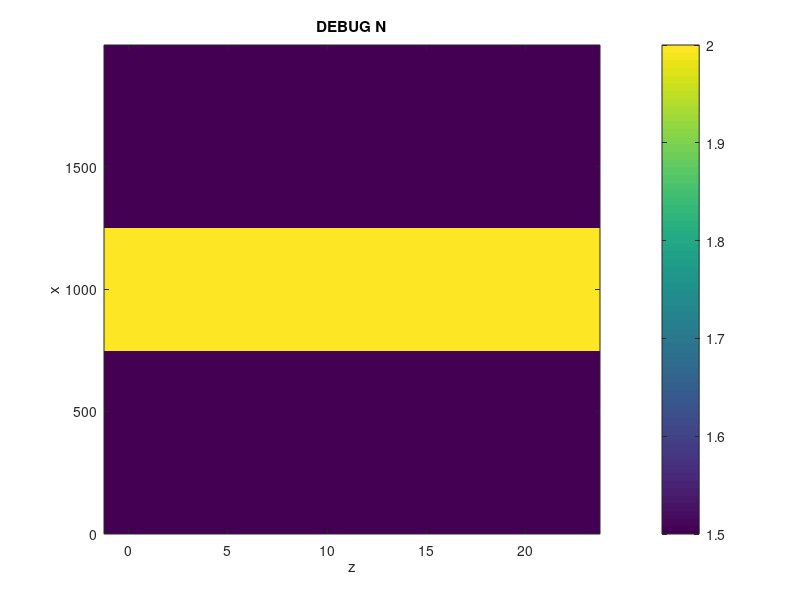

Reproduce this figure in MATLAB. (Note: this script raises an error after producing the figure.)
% authors: bohan zhang
%
% script for testing reworking of FDFD complex k bloch solver
% for the TM mode

clear; close all;

% dependencies
% bloch solver
addpath( genpath( '..' ) );
% slab solver
addpath( 'C:\Users\beezy\Google Drive\research\popovic group\code\slab_modesolver' );
addpath( 'D:\Google Drive\research\popovic group\code\slab_modesolver' );
addpath( 'G:\My Drive\research\popovic group\code\slab_modesolver' );

% initial settings
disc        = 2.5;
units       = 'nm';
lambda      = 1000; %1500;
index_clad  = 1.0;
k0          = 2*pi/lambda;
pol         = 'TM';

% make index
% would like to make a single mode wg
n1      = 1.5;
n2      = 2.0;                  % 1.25;
t_wg    = 500;
period  = disc*10;
domain  = [ 2000, period ];     % dimensions x, z

% draw indices
% % z = dir of propagation, x = transverse
z_coords    = 0:disc:domain(2)-disc;
x_coords    = 0:disc:domain(1)-disc;
N           = n1*ones( length(x_coords), length(z_coords) );
x_indx_wg   = ( x_coords > domain(1)/2 - t_wg/2 - disc/2 ) & (x_coords < domain(1)/2 + t_wg/2 - disc/2 );
N( x_indx_wg, : )   = n2;
% TESTING SOME INDEX AVERAGING
% N( 1:end-1, : ) = ( N( 1:end-1, : ) + N( 2:end, : ) )/2;
% N = imfilter( N, (1/9) * [ 1, 1, 1; 1, 1, 1; 1, 1, 1 ], 'replicate' );

% DEBUG plot N
figure;
imagesc( z_coords, x_coords, N );
xlabel('z'); ylabel('x');
set( gca, 'ydir', 'normal' );
colorbar;
title('DEBUG N');
        
% compute analytical solution (symmetric waveguide)
core_d      = t_wg;
n_clad      = n1;
n_core      = n2;
lambda0     = lambda;
[ neff, k_analytical, kx_temp, alpha_temp, field_analy ] = solve_symm_slab( core_d, n_clad, n_core, lambda0, pol, true );

% convert units to nm
% k_analytical = k_analytical;

% run simulation
% guessk      = k0*(n1+n2)/2;
guessk      = k_analytical(1);
num_modes   = 5;
BC          = 1;     % 0 for PEC, 1 for PMC
% PML_options(1): PML in y direction (yes=1 or no=0)
% PML_options(2): length of PML layer in nm
% PML_options(3): strength of PML in the complex plane
% PML_options(4): PML polynomial order (1, 2, 3...)
pml_options = [ 0, 200, 50, 2 ];

% run solver
fprintf('Running bloch solver\n');
tic;
[Phi_all, k_all, A, B] = f_bloch_complexk_mode_solver_2D_PML(  N, ...
                                                               disc, ...
                                                               k0, ...
                                                               num_modes, ...
                                                               guessk, ...
                                                               BC, ...
                                                               pol, ...
                                                               pml_options );
toc;


% plot mode
figure;
imagesc( z_coords, x_coords, real(Phi_all(:,:,1)) );
colorbar;
xlabel('x'); ylabel('y');
set( gca, 'ydir', 'normal' );
title('first mode field, real');
% plot mode
figure;
imagesc( z_coords, x_coords, abs(Phi_all(:,:,1)) );
colorbar;
xlabel('x'); ylabel('y');
set( gca, 'ydir', 'normal' );
title('first mode field, amp');


% plot all modes
f_plot_all_modes_gui(  Phi_all, z_coords, x_coords, k_all );


% Compare analytical with mode solved fields
figure;
% analytical field
plot( field_analy.x, field_analy.Hy(1,:) ); hold on;
% mode solved field
plot( x_coords - x_coords(end/2), abs(Phi_all( :, 1, 1 ))./max(abs(Phi_all( :, 1, 1 ))) );
% index distribution
plot( x_coords - x_coords(end/2), N(:,1) );
xlabel('x (nm)'); ylabel('H_y');
legend('analytical', 'mode solved', 'index');
title('Analytical vs. mode solver field profile, 1st mode');
makeFigureNice();

% % what if i add mode 1 and 2
% Phi_1_2 = Phi_all( :, :, 1 ) + Phi_all( :, :, 2);
% % plot mode
% figure;
% imagesc( x_coords, y_coords, real(Phi_1_2) );
% colorbar;
% xlabel('x'); ylabel('y');
% set( gca, 'ydir', 'normal' );
% title('first + 2nd mode field, real');
% % plot mode
% figure;
% imagesc( x_coords, y_coords, abs(Phi_1_2) );
% colorbar;
% xlabel('x'); ylabel('y');
% set( gca, 'ydir', 'normal' );
% title('first + 2nd mode field, amp');
% 
% % Compare analytical with mode solved fields
% figure;
% % analytical field
% plot( field_analy.x, field_analy.Hy(1,:) ); hold on;
% % mode solved field
% plot( y_coords - y_coords(end/2), abs(Phi_1_2( :, 1, 1 ))./max(abs(Phi_1_2( :, 1, 1 ))) );
% % index distribution
% plot( y_coords - y_coords(end/2), N(:,1) );
% xlabel('x (nm)'); ylabel('H_y');
% legend('analytical', 'mode solved', 'index');
% title('Analytical vs. mode solver field profile, 1st +2nd mode');
% makeFigureNice();



















